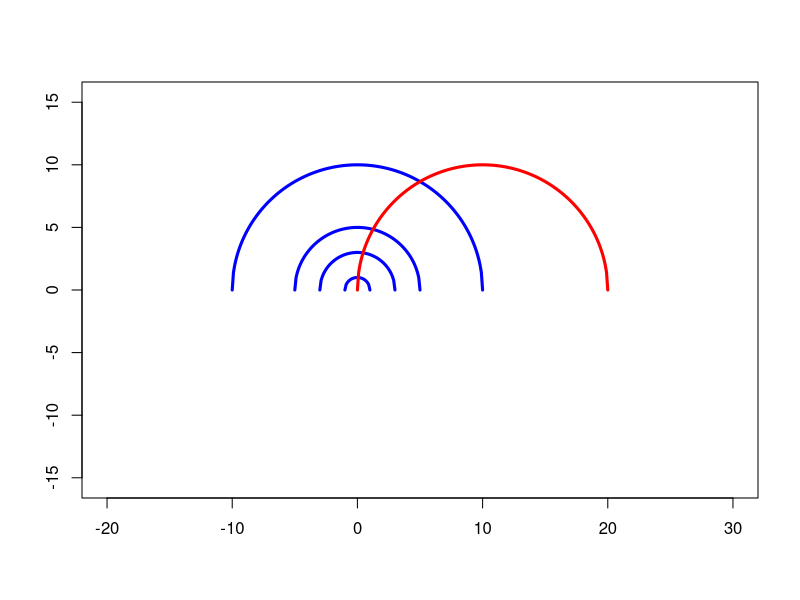
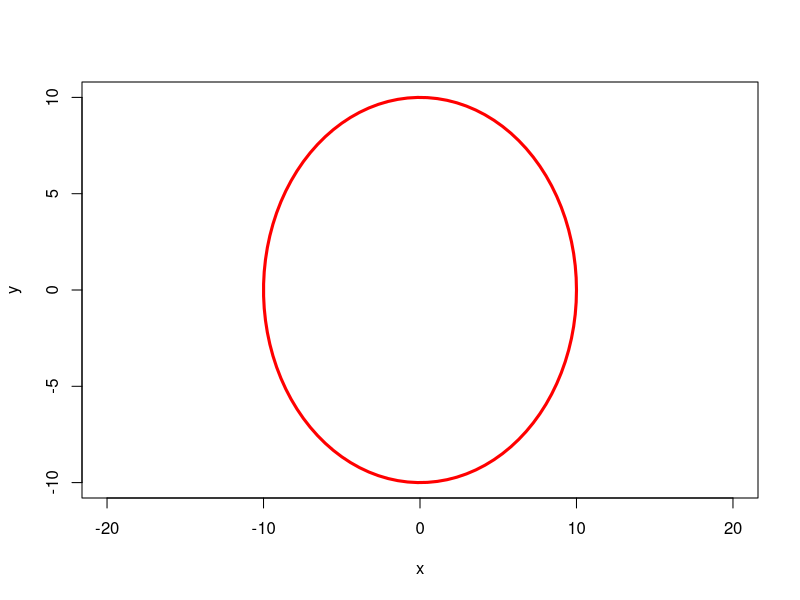
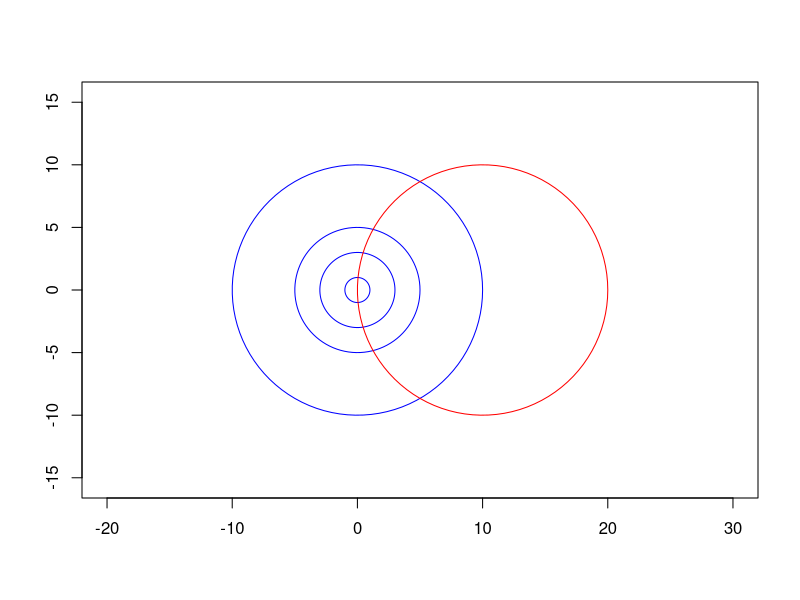

R code for these plots, in order:
# Solución práctico 4
# Ecuación
# r^2 = (x-h)^2 + (y-k)^2

# CON RADIO EN EL PUNTO (0,0)
# radio 10
r1 <- 10
# Puntos en plano cartesiano
x1 <- seq(from = -10, to = 10, by = 0.1)
y1 <- sqrt(r1^2 - x1^2)

# radio 5
r2 <- 5
# Puntos en plano cartesiano
x2 <- seq(from = -r2, to = r2, by = 0.1)
y2 <- sqrt(r2^2 - x2^2)

# radio 3
r3 <- 3
# Puntos en plano cartesiano
x3 <- seq(from = -r3, to = r3, by = 0.1)
y3 <- sqrt(r3^2 - x3^2)

# radio 1
r4 <- 1
# Puntos en plano cartesiano
x4 <- seq(from = -r4, to = r4, by = 0.1)
y4 <- sqrt(r4^2 - x4^2)

# grafico en blanco
plot(0, 0, asp = 1, type = "n",
     xlim = c(-20, 30), ylim = c(-10, 10),
     ann = F)

# Agregando lineas
lines(x1, y1, lwd = 3, col = "blue")
lines(x2, y2, lwd = 3, col = "blue")
lines(x3, y3, lwd = 3, col = "blue")
lines(x4, y4, lwd = 3, col = "blue")

# RADIO CON CENTRO (0,10)
# Ecuación
# r^2 = (x-h)^2 + (y-k)^2

r5 <- 10
# Puntos en plano cartesiano
x5 <- seq(from = -10, to = 10, by = 0.1)
y5 <- sqrt(r5^2 - x5^2)

lines(x5 + 10, y5, lwd = 3, col = "red")


# OTRO FORMA
#grafico circunferencia
#Primera circunferencia
#radio
radio <- 10

#Ecuación en coordenadas polares
# x <- a + cos(t)*radio
# y <- b + sin(t)*radio

#origen cero
a <- 0
b <- 0

#angulo
t <- seq(0, 2*pi, length.out = 100)

# Ecuación
x <- a + cos(t)*radio
y <- b + sin(t)*radio



#gráfico
plot(x, y,
     xlim = c(-20, 20),
     ylim = c(-10, 10),
     col = "white")
lines(x,y, lwd=3, col = "red")

#Segunda circunferencia

#radio 1, 3, 5, 10
#Origen cero
x1 <- cos(t)*1
y1 <- sin(t)*1

x2 <- cos(t)*3
y2 <- sin(t)*3

x3 <- cos(t)*5
y3 <- sin(t)*5

x4 <- cos(t)*10
y4 <- sin(t)*10

#origen (10,0)
x5 <- 10 + cos(t)*radio
y5 <- 0 + sin(t)*radio


plot(0, 0, asp = 1, type = "n",
     xlim = c(-20, 30), ylim = c(-10, 10),
     ann = F)

lines(x2,y2, col="blue")
lines(x1,y1, col="blue")
lines(x3,y3, col="blue")
lines(x4,y4, col="blue")
lines(x5,y5, col="red")

